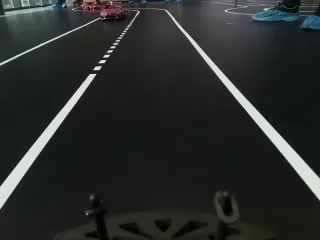
#> input picture imgs/frame0.jpg, 320 x 240 px
$ python -i lane_detect.py   (imports and definitions only)
#> lines starting #> are read from the running program, lines starting #| are printed output that depends on the picture; after the words box and inside, x2 and y2 are one past the last pixel; in counts of white or black regions, pixels touching at a corner belong together
#> further down, picture is the input picture: shape (240, 320, 3); mean B, G, R 42.4, 44.6, 41.5
import cv2 as cv
import numpy as np


def detect(frame):
    gray_img = cv.cvtColor(frame, cv.COLOR_BGR2GRAY)
    original_image = frame.copy()

    k_size = 5
    blur_img = cv.GaussianBlur(gray_img, ksize=(k_size, k_size), sigmaX=0.6, sigmaY=0.5)
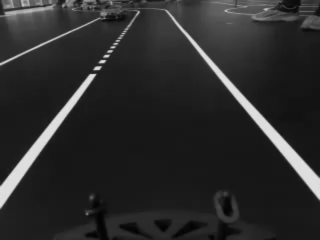
#> blur_img: shape (240, 320); min 2, max 228, mean 43.4
    _, threshold_img = cv.threshold(blur_img, 125, 255, cv.THRESH_BINARY)
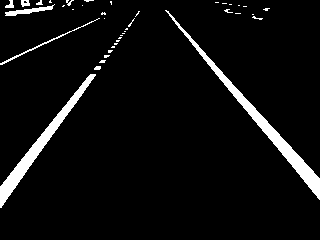
#> threshold_img: shape (240, 320); 5.4% white; 40 white regions (31 under 20 px), largest, box (x1, y1, x2, y2) and area: (165, 10, 320, 200) 1878, (0, 74, 96, 208) 1471, (5, 4, 55, 16) 205
    # adp_img = cv.adaptiveThreshold(
    #     blur_img, 255, cv.ADAPTIVE_THRESH_GAUSSIAN_C, cv.THRESH_BINARY_INV, 9, 2
    # )
    canny_img = cv.Canny(threshold_img, 120, 210)
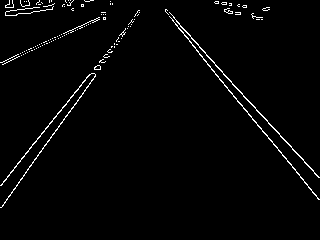
#> canny_img: shape (240, 320); 2.1% white in thin lines or dots, all inside (x1, y1, x2, y2) = (0, 0, 320, 208)

    msk = roi(canny_img)
    lines = cv.HoughLinesP(
        msk, 2, np.pi / 180, 20, np.array([]), minLineLength=40, maxLineGap=20
    )

    lines_img, color_image = draw_line(gray_img, lines, color_img=original_image)

    if color_image is not None:
        cv.imshow("Color", color_image)
    else:
        cv.imshow("lines", lines_img)

    cv.imshow("Gray", gray_img)


def roi(image):
    mask = np.zeros_like(image)

    height, width, *_ = image.shape
#> height = 240; width = 320
    bottom_left = [width * 0, height * 0.9]
#> bottom_left = [0, 216]
    bottom_right = [width * 1, height * 0.9]
#> bottom_right = [320, 216]
    top_left = [width * 0.1, height * 0.25]
#> top_left = [32, 60]
    top_right = [width * 0.9, height * 0.25]
#> top_right = [288, 60]

    vtx = np.array([[bottom_left, top_left, top_right, bottom_right]], dtype=np.int32)

    fill = cv.fillPoly(mask, vtx, 255)
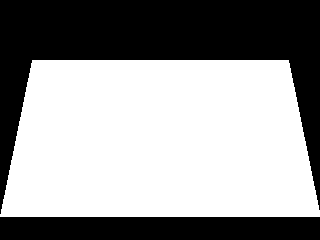
#> mask: shape (240, 320); 59.1% white; 2 black regions, box (x1, y1, x2, y2) and area: (0, 0, 320, 214) 24084, (0, 217, 320, 240) 7360
    # cv.imshow("filled", fill)

    masked_img = cv.bitwise_and(image, mask)
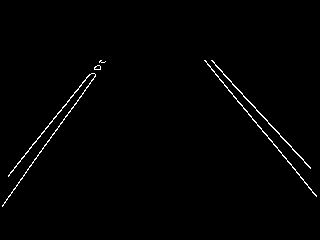
#> masked_img: shape (240, 320); 1.1% white in thin lines or dots, all inside (x1, y1, x2, y2) = (2, 60, 317, 207)
#> in detect, `lines = cv.HoughLinesP( msk, 2, np.pi / 180, 20, np.array([]), minLine..`: lines = [[267, 135, 316, 195], [2, 205, 52, 134], [10, 172, 100, 60], [212, 60, 310, 168], [223, 82, 262, 131], [62, 122, 103, 62], [211, 60, 270, 125], [205, 60, 238, 102], [3, 205, 41, 150], [236, 99, 304, 181], [20, 160, 66, 104]]

    return masked_img


def draw_line(image, lines, color_img=None):
    line_image = np.zeros_like(image)
    height, width, *_ = line_image.shape
#> height = 240; width = 320

    right_slope = []
    left_slope = []
    right_intercept = []
    left_intercept = []

    if lines is not None:
        for line in lines:
            x1, y1, x2, y2 = line.reshape(4)
            slope = (y1 - y2) / (x1 - x2)
            # [5 lines of commented-out code are left out]
            if np.abs(slope) > 0.8:
                if x1 > 180:
                    y_intercept = y2 - slope * x2
                    right_slope.append(slope)
                    right_intercept.append(y_intercept)
                elif x1 < 100:
                    y_intercept = y2 - slope * x2
                    left_slope.append(slope)
                    left_intercept.append(y_intercept)
            elif slope < 1.2:
                pass
            print(
                f"Right slope: {len(right_slope)}; Left slope: {len(left_slope)}",
            )
#> this loop made 11 passes
#> (x1, y1, x2, y2, slope, y_intercept) on passes 1 to 11: (267, 135, 316, 195, 1.22, -191.9), (2, 205, 52, 134, -1.42, 207.8), (10, 172, 100, 60, -1.24, 184.4), (212, 60, 310, 168, 1.1, -173.6), (223, 82, 262, 131, 1.26, -198.2), (62, 122, 103, 62, -1.46, 212.7), (211, 60, 270, 125, 1.1, -172.5), (205, 60, 238, 102, 1.27, -200.9), (3, 205, 41, 150, -1.45, 209.3), (236, 99, 304, 181, 1.21, -185.6), (20, 160, 66, 104, -1.22, 184.3)
#| Right slope: 1; Left slope: 0
#| Right slope: 1; Left slope: 1
#| Right slope: 1; Left slope: 2
#| Right slope: 2; Left slope: 2
#| Right slope: 3; Left slope: 2
#| Right slope: 3; Left slope: 3
#| Right slope: 4; Left slope: 3
#| Right slope: 5; Left slope: 3
#> (further printed lines are left out)
#> after the loop, left_intercept = [207.8, 184.4, 212.7, 209.3, 184.3]; left_slope = [-1.42, -1.24, -1.46, -1.45, -1.22]; right_intercept = [-191.9, -173.6, -198.2, -172.5, -200.9, -185.6]; right_slope = [1.22, 1.1, 1.26, 1.1, 1.27, 1.21]

        try:
            # Calculate mean base on 30 prev values
            left_intercept_mean = np.mean(left_intercept[-30:])
#> left_intercept_mean = 199.7
            right_intercept_mean = np.mean(right_intercept[-30:])
#> right_intercept_mean = -187.1

            left_slope_mean = np.mean(left_slope[-30:])
#> left_slope_mean = -1.36
            right_slope_mean = np.mean(right_slope[-30:])
#> right_slope_mean = 1.19

            left_line_x1 = int(
                np.abs((0.8 * height - left_intercept_mean) / left_slope_mean)
            )
#> left_line_x1 = 5
            left_line_x2 = int(
                np.abs((0.1 * height - left_intercept_mean) / left_slope_mean)
            )
#> left_line_x2 = 129

            right_line_x1 = int(
                (0.8 * height - right_intercept_mean) / right_slope_mean
            )
#> right_line_x1 = 317
            right_line_x2 = int(
                (0.1 * height - right_intercept_mean) / right_slope_mean
            )
#> right_line_x2 = 176

            pts = np.array(
                [
                    [left_line_x1, int(0.8 * height)],
                    [left_line_x2, int(0.1 * height)],
                    [right_line_x2, int(0.1 * height)],
                    [right_line_x1, int(0.8 * height)],
                ],
                np.int32,
            )
#> pts = [[5, 192], [129, 24], [176, 24], [317, 192]]

            pts = pts.reshape((-1, 1, 2))

            if color_img is not None:
                cv.fillPoly(color_img, pts=[pts], color=(200, 0, 0))
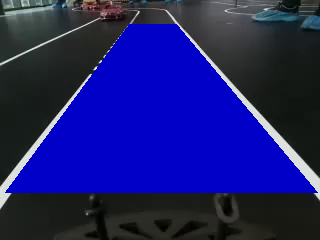
#> color_img: shape (240, 320, 3); mean B, G, R 108.5, 30.2, 28
            else:
                cv.fillPoly(line_image, pts=[pts], color=(255, 0, 0))
        except ValueError:
            pass
    else:
        print("mt")

    return line_image, color_img

>>> import cv2
>>> picture = cv2.imread('imgs/frame0.jpg')
>>> result = detect(picture)
#> in detect, `lines_img, color_image = draw_line(gray_img, lines, color_img=original..`: lines_img: shape (240, 320); every value is 0
#> result = None
